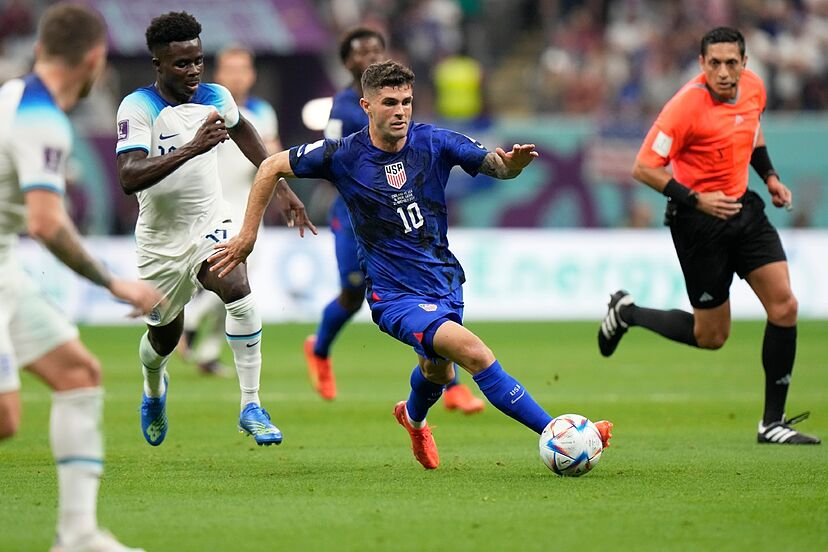
#> input picture OpenCV/Assests/base.jpg, 828 x 552 px, found by its file name
$ python vid_5.py
#> lines starting #> are read from the running program, lines starting #| are printed output that depends on the picture
import cv2
import numpy as np

image = cv2.imread(r'C:\Users\ginuram\Desktop\Dekstop\30DaysofPython\OpenCV\Assests\base.jpg')
#> image is the input picture: shape (552, 828, 3); mean B, G, R 104.1, 134.6, 127.7
blank = np.zeros((image.shape), dtype='uint8')
img = cv2.rectangle(blank, (0,0), (blank.shape[1]//2, blank.shape[0]//2), (0,255,0), 5)
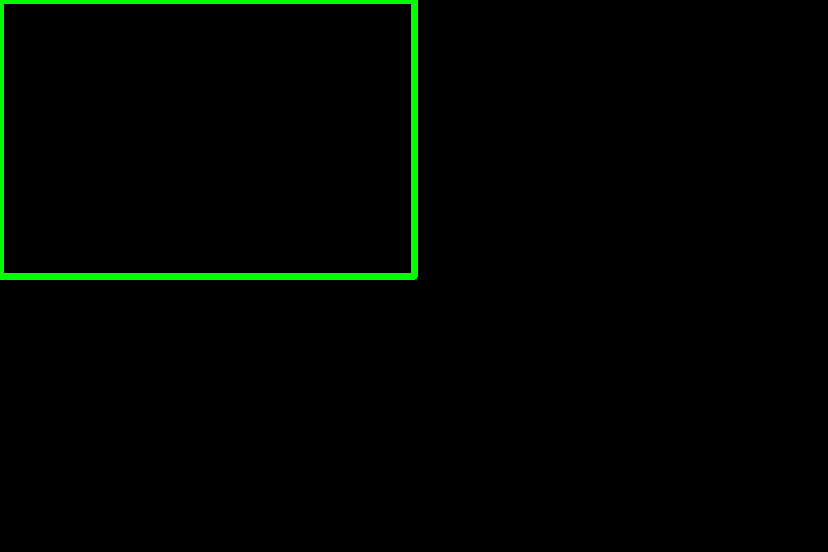
#> blank: shape (552, 828, 3); mean of channels 0, 1, 2 0, 4.2, 0; drawn as B, G, R
# img = cv2.rectangle(blank, (blank.shape[1]//2+5, 0), (blank.shape[1], blank.shape[0]//2), (255,0,0), 5)
# img = cv2.rectangle(blank, (blank[blank.shape[1]//2:, blank.shape[0]//2:]), (blank.shape[1]//2, blank.shape[0]//2), (255,0,0), 10)
# print(blank.shape[1]//2, blank.shape[0]//2)

cv2.imshow('Image', img)

cv2.waitKey(0)
cv2.destroyAllWindows()

$ run again, with OpenCV/Assests/crowd-1584115_1920-1030x687.jpg copied over OpenCV/Assests/base.jpg
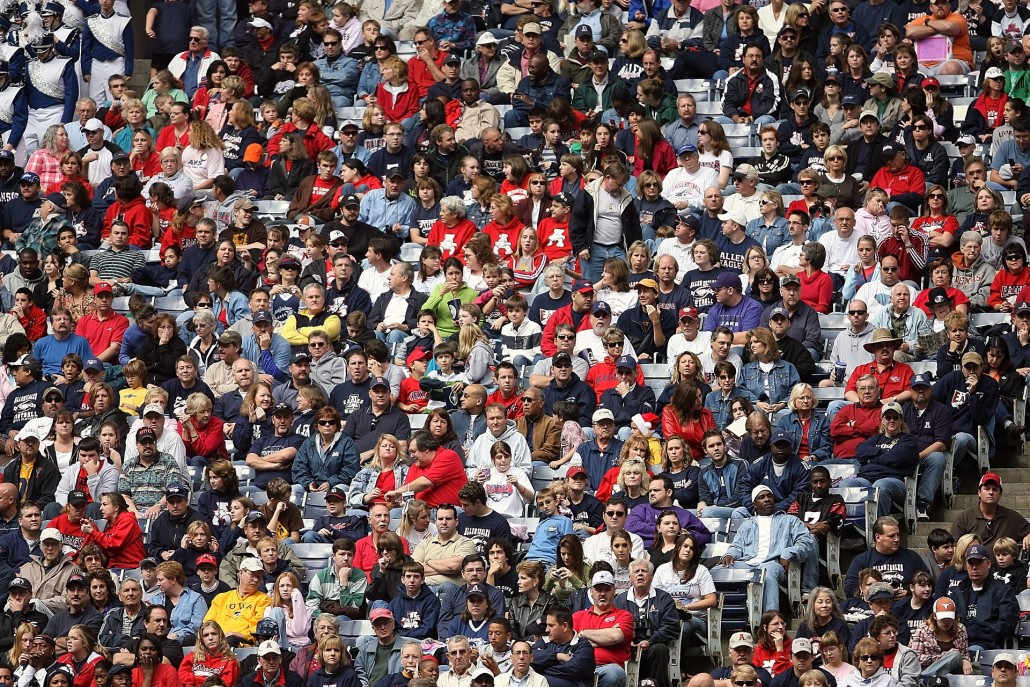
#> input picture OpenCV/Assests/crowd-1584115_1920-1030x687.jpg, 1030 x 687 px, found by its file name
#> image is the input picture: shape (687, 1030, 3); mean B, G, R 86.4, 87, 106.3
#> `img = cv2.rectangle(blank, (0,0), (blank.shape[1]//2, blank.shape[0]//..`:
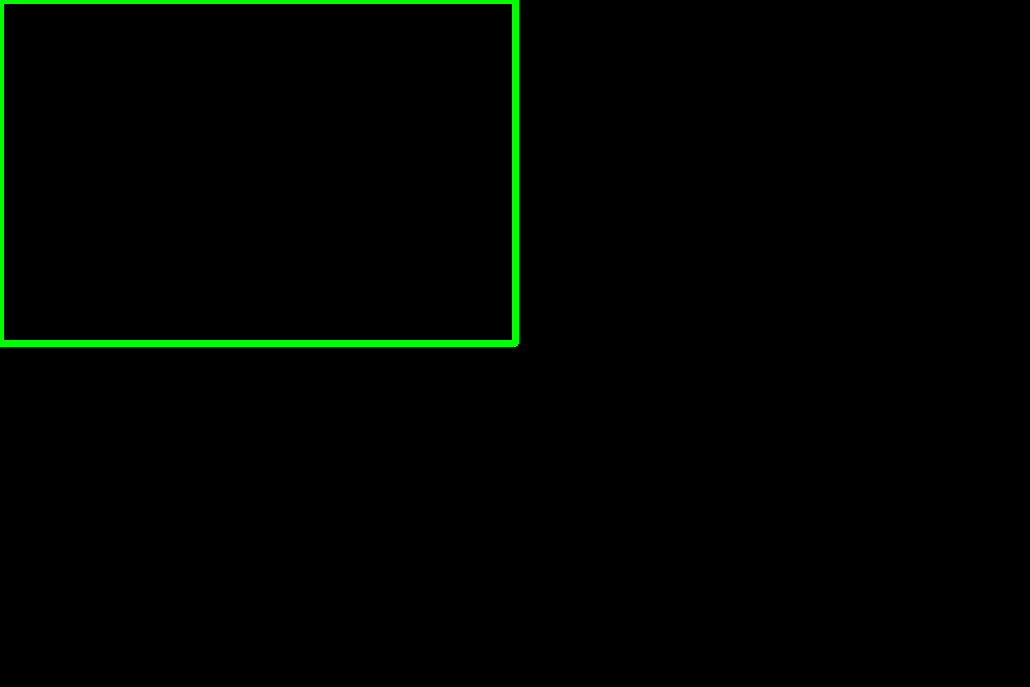
#> blank: shape (687, 1030, 3); mean of channels 0, 1, 2 0, 3.4, 0; drawn as B, G, R
